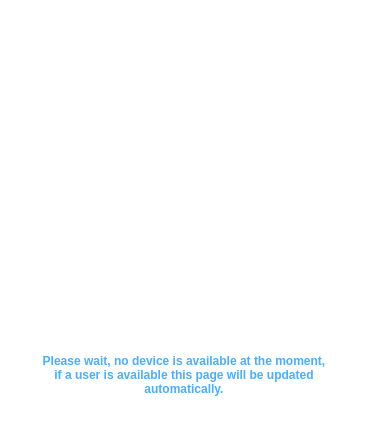
<?xml version="1.0" encoding="UTF-8"?>
<ui version="4.0">
 <class>No_user</class>
 <widget class="QWidget" name="No_user">
  <property name="geometry">
   <rect>
    <x>0</x>
    <y>0</y>
    <width>368</width>
    <height>437</height>
   </rect>
  </property>
  <property name="windowTitle">
   <string>Form</string>
  </property>
  <property name="styleSheet">
   <string notr="true">QWidget {
	background: white;
	padding: 30px;
	border-radius: 10px
}

QLabel#null_info {
	font: 14pt &quot;Calibri&quot;;
	font-weight: 500;
	color: rgb(70, 175, 255);
}</string>
  </property>
  <layout class="QVBoxLayout" name="verticalLayout_2">
   <item>
    <widget class="QWidget" name="widget" native="true">
     <layout class="QVBoxLayout" name="verticalLayout">
      <property name="leftMargin">
       <number>0</number>
      </property>
      <property name="topMargin">
       <number>0</number>
      </property>
      <property name="rightMargin">
       <number>0</number>
      </property>
      <property name="bottomMargin">
       <number>0</number>
      </property>
      <item>
       <layout class="QHBoxLayout" name="horizontalLayout">
        <item>
         <spacer name="horizontalSpacer">
          <property name="orientation">
           <enum>Qt::Horizontal</enum>
          </property>
          <property name="sizeHint" stdset="0">
           <size>
            <width>40</width>
            <height>20</height>
           </size>
          </property>
         </spacer>
        </item>
        <item>
         <layout class="QVBoxLayout" name="verticalLayout_3">
          <property name="leftMargin">
           <number>0</number>
          </property>
          <property name="rightMargin">
           <number>0</number>
          </property>
          <item>
           <spacer name="verticalSpacer">
            <property name="orientation">
             <enum>Qt::Vertical</enum>
            </property>
            <property name="sizeHint" stdset="0">
             <size>
              <width>20</width>
              <height>40</height>
             </size>
            </property>
           </spacer>
          </item>
          <item>
           <widget class="QLabel" name="null_loader">
            <property name="sizePolicy">
             <sizepolicy hsizetype="MinimumExpanding" vsizetype="MinimumExpanding">
              <horstretch>0</horstretch>
              <verstretch>0</verstretch>
             </sizepolicy>
            </property>
            <property name="minimumSize">
             <size>
              <width>0</width>
              <height>0</height>
             </size>
            </property>
            <property name="text">
             <string/>
            </property>
            <property name="alignment">
             <set>Qt::AlignCenter</set>
            </property>
           </widget>
          </item>
          <item>
           <spacer name="verticalSpacer_2">
            <property name="orientation">
             <enum>Qt::Vertical</enum>
            </property>
            <property name="sizeHint" stdset="0">
             <size>
              <width>20</width>
              <height>40</height>
             </size>
            </property>
           </spacer>
          </item>
         </layout>
        </item>
        <item>
         <spacer name="horizontalSpacer_2">
          <property name="orientation">
           <enum>Qt::Horizontal</enum>
          </property>
          <property name="sizeHint" stdset="0">
           <size>
            <width>40</width>
            <height>20</height>
           </size>
          </property>
         </spacer>
        </item>
       </layout>
      </item>
      <item>
       <widget class="QLabel" name="null_info">
        <property name="text">
         <string>Please wait, no device is available at the moment, if a user is available this page will be updated automatically.</string>
        </property>
        <property name="alignment">
         <set>Qt::AlignCenter</set>
        </property>
        <property name="wordWrap">
         <bool>true</bool>
        </property>
       </widget>
      </item>
     </layout>
    </widget>
   </item>
  </layout>
 </widget>
 <resources/>
 <connections/>
</ui>
